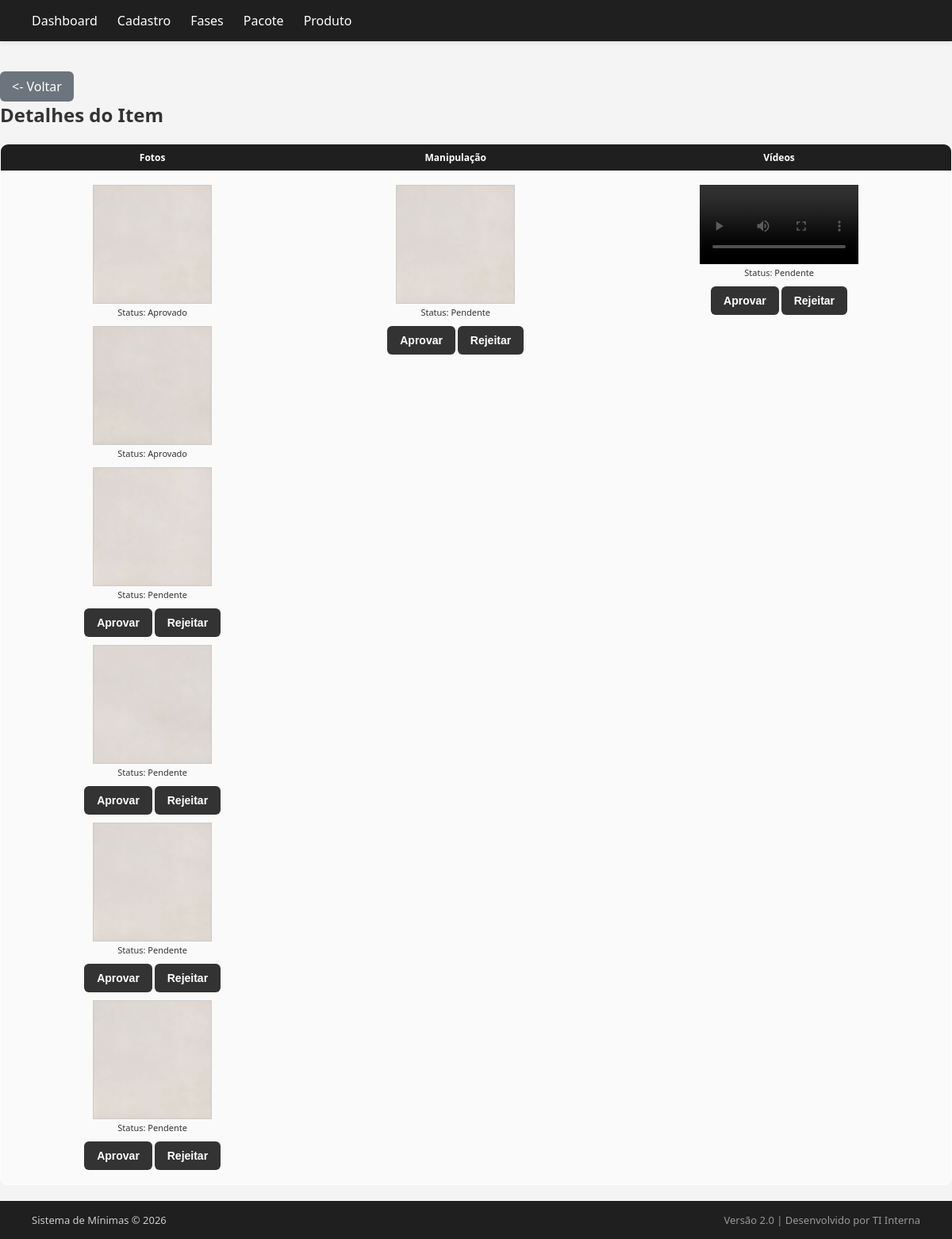
The app's page /includes/produto/produto_detalhes.php?item_id=25 with its own data.
### tables this page shows
CREATE TABLE `SM_item_imagens` (
  `id` int NOT NULL,
  `item_id` int NOT NULL,
  `pacote_id` int NOT NULL,
  `caminho_arquivo` varchar(255) NOT NULL,
  `tipo` enum('foto','video','manipulada') DEFAULT 'foto',
  `descricao` varchar(455) DEFAULT NULL,
  `data_upload` datetime DEFAULT CURRENT_TIMESTAMP,
  `usuario_upload` varchar(100) DEFAULT NULL,
  `status` enum('pendente','aprovado','rejeitado') DEFAULT 'pendente'
);

### public/includes/produto/produto_detalhes.php (the view, shortened to what this page needs)
<?php
require_once __DIR__ . '/../../../config/conexao.php';
require_once __DIR__ . '/../layout/header.php';
require_once __DIR__ . '/../layout/menu.php';
$itemId = (int) $_GET['item_id'];
$stmt = $pdo->prepare("
    SELECT id, caminho_arquivo, tipo, status
    FROM SM_item_imagens
    WHERE item_id = ?
    ORDER BY tipo, id
");
$stmt->execute([$itemId]);
$arquivos = $stmt->fetchAll(PDO::FETCH_ASSOC);
$fotos = array_filter($arquivos, fn($a) => $a['tipo'] === 'foto');
$manipulacoes = array_filter($arquivos, fn($a) => $a['tipo'] === 'manipulada');
$videos = array_filter($arquivos, fn($a) => $a['tipo'] === 'video');
?>
<div style="text-align:left; margin-top:90px;">
  <a href="produto.php" class="btn btn-secondary"><- Voltar</a>
</div>
<h2>Detalhes do Item</h2>
<table class="tabela-itens" style="margin-top:20px;">
    <tr>
        <th>Fotos</th>
        <th>Manipulação</th>
        <th>Vídeos</th>
    </tr>
    <tr>
        <td style="vertical-align: top;">
            <?php foreach ($fotos as $foto): ?>
                <div style="margin:10px;">
                    <img src="../relatorios/uploads/<?= htmlspecialchars($foto['caminho_arquivo']) ?>"
                         alt="Foto" style="max-width:150px; max-height:150px; border:1px solid #ccc; cursor:pointer;"
                         onclick="openModal('../relatorios/uploads/<?= htmlspecialchars($foto['caminho_arquivo']) ?>')">
                    <div>Status:
                        <?php switch($foto['status']): case 'pendente': echo 'Pendente'; break; case 'aprovado': echo 'Aprovado'; break; case 'rejeitado': echo 'Rejeitado'; break; endswitch; ?>
                    </div>
                    <form action="aprovar_imagem.php" method="POST">
                        <?php if ($foto['status'] === 'pendente'): ?>
                            <button type="submit" name="acao" value="aprovado">Aprovar</button>
                            <button type="submit" name="acao" value="rejeitado">Rejeitar</button>
                        <?php endif; ?>
                    </form>
                </div>
            <?php endforeach; ?>
        </td>
        <td style="vertical-align: top;">
            <?php foreach ($manipulacoes as $manip): ?>
                <div style="margin:10px;">
                    <img src="../relatorios/uploads/<?= htmlspecialchars($manip['caminho_arquivo']) ?>"
                         alt="Manipulação" style="max-width:150px; max-height:150px; border:1px solid #ccc; cursor:pointer;"
                         onclick="openModal('../relatorios/uploads/<?= htmlspecialchars($manip['caminho_arquivo']) ?>')">
                    <div>Status:
                        <?php switch($manip['status']): case 'pendente': echo 'Pendente'; break; case 'aprovado': echo 'Aprovado'; break; case 'rejeitado': echo 'Rejeitado'; break; endswitch; ?>
                    </div>
                    <form action="aprovar_imagem.php" method="POST">
                        <?php if ($manip['status'] === 'pendente'): ?>
                            <button type="submit" name="acao" value="aprovado">Aprovar</button>
                            <button type="submit" name="acao" value="rejeitado">Rejeitar</button>
                        <?php endif; ?>
                    </form>
                </div>
            <?php endforeach; ?>
        </td>
        <td style="vertical-align: top;">
            <?php foreach ($videos as $video): ?>
                <div style="margin:10px;">
                    <video width="200" controls>
                        <source src="../relatorios/uploads/<?= htmlspecialchars($video['caminho_arquivo']) ?>" type="video/mp4">
                    </video>
                    <div>Status:
                        <?php switch($video['status']): case 'pendente': echo 'Pendente'; break; case 'aprovado': echo 'Aprovado'; break; case 'rejeitado': echo 'Rejeitado'; break; endswitch; ?>
                    </div>
                    <form action="aprovar_imagem.php" method="POST">
                        <button type="submit" name="acao" value="aprovado">Aprovar</button>
                        <button type="submit" name="acao" value="rejeitado">Rejeitar</button>
                    </form>
                </div>
            <?php endforeach; ?>
        </td>
    </tr>
</table>
<?php require_once __DIR__ . '/../layout/footer.php'; ?>

### public/includes/layout/header.php (shortened to what this page needs)
<!DOCTYPE html>
<html lang="pt-br">
<head>
    <link rel="stylesheet" href="../../css/style.css">
</head>

### public/includes/layout/menu.php
<nav>
    <ul class="menu">
        <li><a href="/index.php">Dashboard</a></li>
        <li><a href="/includes/cadastro/cadastro.php">Cadastro</a></li>
        <li><a href="/includes/logs/fases.php">Fases</a></li>
        <li><a href="/includes/relatorios/pacote.php">Pacote</a></li>
        <li><a href="/includes/produto/produto.php">Produto</a></li>
    </ul>
</nav>

### public/includes/layout/footer.php
<footer class="footer">
    <div class="footer-container">
        <div class="footer-left">
            Sistema de Mínimas © 2026
        </div>
        <div class="footer-right">
            Versão 2.0 | Desenvolvido por TI Interna
        </div>
    </div>
</footer>
</body>
</html>

### public/css/style.css (style rules this page uses)
* { margin: 0; padding: 0; box-sizing: border-box; }
nav { background: #1f1f1f; padding: 15px 40px; box-shadow: 0 2px 6px rgba(0,0,0,0.08); position: fixed; top: 0; left: 0; width: 100%; z-index: 1000; }
nav .menu { list-style: none; display: flex; gap: 25px; }
nav .menu a { color: #ffffff; text-decoration: none; font-weight: 500; transition: 0.2s ease; }
button, .btn-liberar, .btn-deletar, .btn-detalhes { background: #747474; color: #fff; padding: 8px 15px; border: none; border-radius: 6px; cursor: pointer; transition: 0.2s ease; font-size: 11px; text-decoration: none; }
.btn-secondary { display: inline-block; background-color: #6c757d; color: #fff; padding: 8px 15px; border-radius: 6px; text-decoration: none; font-weight: 220; transition: all 0.3s ease; border: none; }
table { width: 100%; border-collapse: collapse; background: #ffffff; border-radius: 10px; overflow: hidden; border: 1px solid #e5e7eb; }
th { background: #1f1f1f; color: white; padding: 14px; text-align: left; font-weight: 500; font-size: 12px; }
td { padding: 12px 14px; border-bottom: 1px solid #eee; font-size: 11px; }
tr:nth-child(even) { background-color: #fafafa; }
.footer { background: #1f1f1f; color: #cccccc; padding: 15px 40px; font-size: 13px; }
.footer-container { display: flex; justify-content: space-between; align-items: center; }
.footer-right { opacity: 0.7; }
.tabela-status, .tabela-itens { width: 100%; border-collapse: collapse; margin-bottom: 20px; }
.tabela-status th, .tabela-status td, .tabela-itens th, .tabela-itens td { padding: 8px; text-align: center; }
.tabela-status th, .tabela-itens th { background-color: #1f1f1f; font-weight: bold; }
button, input[type="submit"] { padding: 10px 16px; margin-top: 10px; border: none; border-radius: 6px; background-color: #333; color: #fff; font-size: 14px; font-weight: bold; cursor: pointer; transition: background-color 0.3s ease; }

### records on screen
sm_item_imagens: caminho_arquivo (picture), status "Aprovado"
sm_item_imagens: caminho_arquivo (picture), status "Aprovado"
sm_item_imagens: caminho_arquivo (picture), status "Pendente"
sm_item_imagens: caminho_arquivo (picture), status "Pendente"
sm_item_imagens: caminho_arquivo (picture), status "Pendente"
sm_item_imagens: caminho_arquivo (picture), status "Pendente"
sm_item_imagens: caminho_arquivo (picture), status "Pendente"
sm_item_imagens: status "Pendente"
